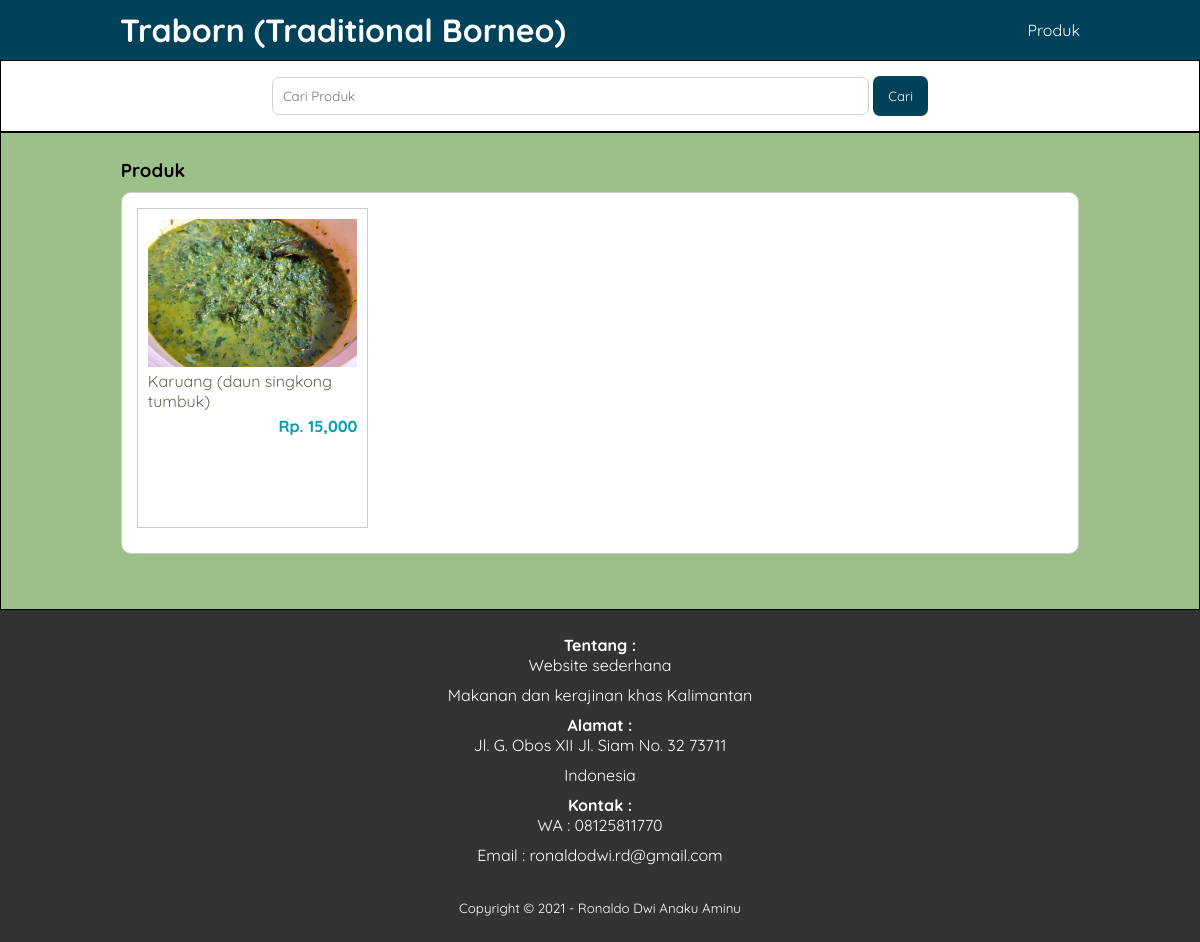
The page /isiproduk.php on the database its author committed.
### tables this page shows
CREATE TABLE `tbl_produk` (
  `product_id` int(11) NOT NULL,
  `category_id` int(11) NOT NULL,
  `product_name` varchar(100) NOT NULL,
  `product_price` int(11) NOT NULL,
  `product_description` text NOT NULL,
  `product_image` varchar(100) NOT NULL,
  `product_status` tinyint(1) NOT NULL,
  `data_created` timestamp NOT NULL DEFAULT current_timestamp() ON UPDATE current_timestamp()
);

### isiproduk.php (the view, shortened to what this page needs)
<?php
    include 'db.php';
?>
<!DOCTYPE html>
<html>
<head>
    <link rel="stylesheet" type="text/css" href="tampilan.css">
</head>
<body>
    <header>
        <div class="container">
        <h1><a href="beranda.php">Traborn (Traditional Borneo) </a></h1>
        <ul>
            <li><a href="isiproduk.php">Produk</a></li>
        </ul>
        </div>
    </header>
    <div class="search">
        <div class="container">
            <form action="isiproduk.php">
                <input type="text" name="search" placeholder="Cari Produk" value="<?php echo $_GET['search'] ?>">
                <input type="submit" name="cari" value="Cari" value="<?php echo $_GET['search'] ?> ">
            </form>
        </div>
    </div>
    <div class="section">
        <div class="container">
            <h3>Produk</h3>
            <div class="box">
                <?php
                    $produk = mysqli_query($hasil, "SELECT * FROM tbl_produk WHERE product_status = 1 $dimana ORDER BY product_id DESC");
                    if(mysqli_num_rows($produk) > 0) {
                        while($p = mysqli_fetch_array($produk)){
                ?>
                <a href="detail-produk.php?id=<?php echo $p['product_id']?>">
                <div class="col-4">
                    <img src="gambarproduk/<?php echo $p['product_image'] ?>">
                    <p class="nama"><?php echo $p['product_name'] ?></p>
                    <p class="harga">Rp. <?php echo number_format($p ['product_price']) ?></p>
                </div>
                </a>
                <?php }}else { ?>
                    <p>Produk tidak ada atau tidak tersedia</p>
                <?php } ?>
            </div>
        </div>
    </div>
    <div class="footer">
        <div class="container">
            <h4>Tentang :</h4>
            <p>Website sederhana</p>
            <p>Makanan dan kerajinan khas Kalimantan</p>
            <h4>Alamat :</h4>
            <p>Jl. G. Obos XII Jl. Siam No. 32 73711</p>
            <p>Indonesia</p>
            <h4>Kontak :</h4>
            <p>WA    : 08125811770</p>
            <p>Email : ronaldodwi.rd@gmail.com</p>
            <small>Copyright &copy; 2021 - Ronaldo Dwi Anaku Aminu</small>
        </div>
    </div>
</body>
</html>

### tampilan.css (style rules this page uses)
* { padding: 0; margin: 0; font-family: 'Quicksand', sans-serif; }
body { background-color: #9DC08B; }
a { color: inherit; text-decoration: none; }
header { background-color: #00425A; color: #fff; }
header h1 { float: left; padding: 10px 0; }
header ul { float: right; }
header ul li { display: inline-block; }
header ul li a { padding: 20px 0 20px 20px; display: inline-block; }
.container { width: 80%; margin: 0 auto; }
.container:after { content: ''; display: block; clear: both; }
.section { padding: 25px 0; border: 1px solid; }
.box { background-color: #fff; border: 1px solid #ccc; border-radius: 10px; padding: 15px; box-sizing: border-box; margin: 10px 0px 30px 0; }
.box:after { content: ''; display: block; clear: both; }
.search { padding: 15px 0; background-color: #fff; border: 1px solid; text-align: center; }
.search input[type=text] { width: 60%; border-radius: 7px; border: 1px solid lightgrey; padding: 10px; }
.search input[type=submit] { padding: 12px 15px; background-color: #00425A; border-radius: 7px; color: #fff; border: none; cursor: pointer; }
.col-4 { width: 25%; height: 320px; border: 1px solid #ccc; float: left; padding: 10px; box-sizing: border-box; margin-bottom: 10px; }
.col-4 img { width: 100%; }
.col-4 .nama { color: #665; margin-bottom: 5px; }
.col-4 .harga { font-weight: bold; color: #009DAE; float: right; }
.footer { padding: 25px 0; background-color: #333; color: #fff; text-align: center; }
.footer p { margin-bottom: 10px; }
.footer small { margin-top: 25px; display: inline-block; }

### rows shown on the page
tbl_produk: product_image (picture), product_name "Karuang (daun singkong tumbuk)", product_price "15,000"
